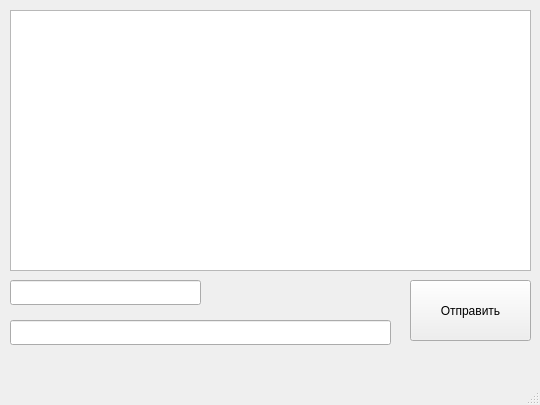
<?xml version="1.0" encoding="UTF-8"?>
<ui version="4.0">
 <class>MainWindow</class>
 <widget class="QMainWindow" name="MainWindow">
  <property name="geometry">
   <rect>
    <x>0</x>
    <y>0</y>
    <width>540</width>
    <height>405</height>
   </rect>
  </property>
  <property name="windowTitle">
   <string>Моя приложуха</string>
  </property>
  <widget class="QWidget" name="centralwidget">
   <widget class="QPushButton" name="pushButton">
    <property name="geometry">
     <rect>
      <x>410</x>
      <y>280</y>
      <width>121</width>
      <height>61</height>
     </rect>
    </property>
    <property name="text">
     <string>Отправить</string>
    </property>
   </widget>
   <widget class="QLineEdit" name="lineEdit1">
    <property name="geometry">
     <rect>
      <x>10</x>
      <y>280</y>
      <width>191</width>
      <height>25</height>
     </rect>
    </property>
   </widget>
   <widget class="QLineEdit" name="lineEdit2">
    <property name="geometry">
     <rect>
      <x>10</x>
      <y>320</y>
      <width>381</width>
      <height>25</height>
     </rect>
    </property>
   </widget>
   <widget class="QListWidget" name="listWidget">
    <property name="geometry">
     <rect>
      <x>10</x>
      <y>10</y>
      <width>521</width>
      <height>261</height>
     </rect>
    </property>
   </widget>
  </widget>
  <widget class="QMenuBar" name="menubar">
   <property name="geometry">
    <rect>
     <x>0</x>
     <y>0</y>
     <width>540</width>
     <height>22</height>
    </rect>
   </property>
  </widget>
  <widget class="QStatusBar" name="statusbar"/>
 </widget>
 <resources/>
 <connections/>
</ui>
